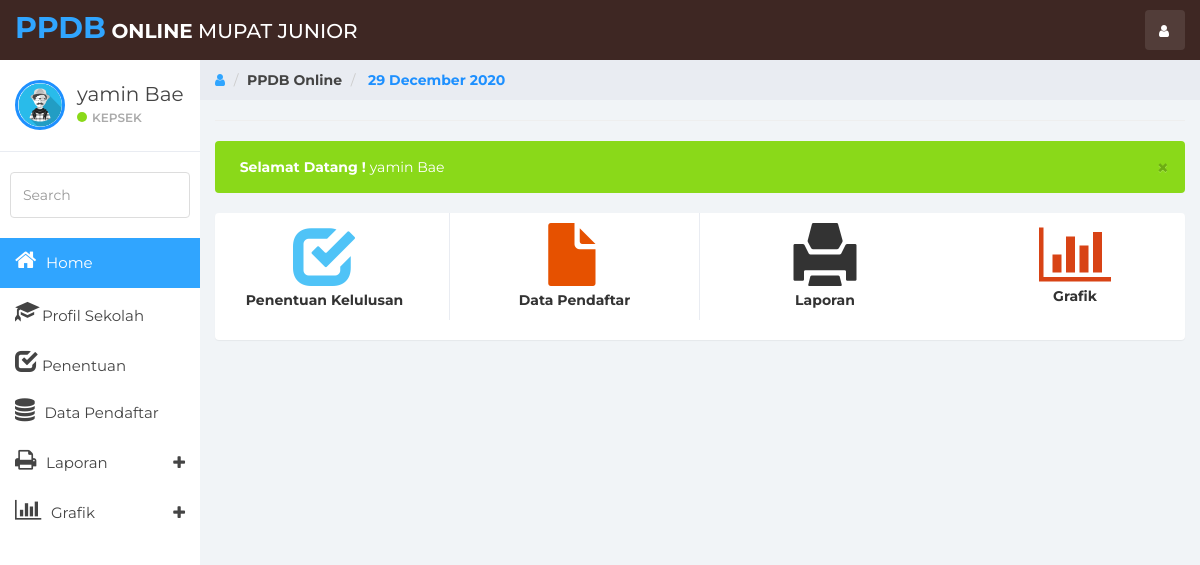
The app's page /Hal_kepsek.php (signed in) with its own data.
### tables this page shows
CREATE TABLE `tb_user` (
  `kode_user` varchar(11) NOT NULL,
  `username` varchar(15) NOT NULL,
  `password` varchar(60) NOT NULL,
  `pass` varchar(50) NOT NULL,
  `nama_lengkap` varchar(50) NOT NULL,
  `level` varchar(15) NOT NULL,
  `gambar` varchar(50) NOT NULL,
  PRIMARY KEY (`kode_user`) USING BTREE
);

### Hal_kepsek.php (the view, shortened to what this page needs)
<?php
include 'inc/koneksi.php';
if (@$_SESSION['kepsek']) {
 ?>
 <!DOCTYPE html>
<html>
<head>
	<link href="assets/css/bootstrap.min.css" rel="stylesheet">
	<link href="assets/css/font-awesome.min.css" rel="stylesheet">
	<link href="assets/css/datepicker3.css" rel="stylesheet">
	<link href="assets/css/styles.css" rel="stylesheet">
		<link rel="stylesheet" type="text/css" href="assets/DataTables/media/css/jquery.dataTables.css">
	<link rel="stylesheet" type="text/css" href="assets/DataTables/media/css/dataTables.bootstrap.css">
</head>
<body>
		<nav class="navbar navbar-custom navbar-fixed-top" role="navigation" style="color:#3e2723;">
			<?php
if (@$_SESSION['kepsek']) {
$sesi = @$_SESSION['kepsek'];
}
$sql_formulir = mysqli_query($con,"select * from tb_user where kode_user = '$sesi'") or die(mysqli_error());
$data = mysqli_fetch_array($sql_formulir);
?>
		<div class="container-fluid">
			<div class="navbar-header">
				<a class="navbar-brand" href="#"><span style="font-size: 30px;"><b>PPDB</b></span> <b> Online</b> MUPAT JUNIOR</a>
				<ul class="nav navbar-top-links navbar-right">
					<li class="dropdown"><a class="dropdown-toggle count-info" data-toggle="dropdown" href="#">
						<em class="fa fa-user"></em>
					</a>
					</li>
				</ul>
			</div>
		</div>
	</nav>
	<div id="sidebar-collapse" class="col-sm-3 col-lg-2 sidebar">
		<div class="profile-sidebar">
			<div class="profile-userpic">
				<img src="assets/gambar/user/<?php echo $data ['gambar']; ?>" class="img-responsive" alt="" style="
                    border: 3px solid dodgerblue;
                    border-radius: 100%;">
			</div>
			<div class="profile-usertitle">
				<div class="profile-usertitle-name"><?php echo $data ['nama_lengkap']; ?></div>
				<div class="profile-usertitle-status"><span class="indicator label-success"></span><?php echo $data ['level']; ?></div>
			</div>
		</div>
		<form role="search">
			<div class="form-group">
				<input type="text" class="form-control" placeholder="Search">
			</div>
		</form>
		<ul class="nav menu">
			<li  class="active"><a href="Hal_kepsek.php"><em class="fa fa-home" style="font-size: 23px;">&nbsp;</em> Home</a></li>
			<li><a href="?page=admin&action=profil"><em class="glyphicon glyphicon-education" style="font-size: 23px;"> </em> Profil Sekolah</a></li>
			<li><a href="?page=admin&action=penentuan"><em class="glyphicon glyphicon-check" style="font-size: 23px;"></em> Penentuan</a></li>
			<li><a href="?page=admin&action=lihat"><em class="fa fa-database" style="font-size: 23px;">&nbsp;</em> Data Pendaftar</a></li>
			<li class="parent "><a data-toggle="collapse" href="#sub-item-1">
				<em class="fa fa-print" style="font-size: 23px;">&nbsp;</em> Laporan <span data-toggle="collapse" href="#sub-item-1" class="icon pull-right"><em class="fa fa-plus"></em></span>
				</a>
			</li>
			<li class="parent "><a data-toggle="collapse" href="#sub-item-2">
				<em class="fa fa-bar-chart" style="font-size: 23px;">&nbsp;</em> Grafik <span data-toggle="collapse" href="#sub-item-1" class="icon pull-right"><em class="fa fa-plus"></em></span>
				</a>
			</li>
		</ul>
	</div>
	<div class="col-sm-9 col-sm-offset-3 col-lg-10 col-lg-offset-2 main">
		<div class="row">
			<ol class="breadcrumb">
				<li><a href="#">
					<em class="fa fa-user"></em>
				</a></li>
				<li><b>PPDB Online</b></li>
				<li><b style="color: dodgerblue;"><?php echo date (" d F Y") ?></b></li>
			</ol>
		</div>
		<hr>
<?php
$page = @$_GET['page'];
$action = @$_GET['action'];
if ($page=="admin") {
	if ($action=="") {
		include 'admin/formulir.php';
	}elseif ($action=="penentuan") {
		include 'admin/penentuan.php';
	}elseif ($action=="lihat") {
		include 'admin/data_pendaftar.php';
	}elseif ($action=="detail") {
		include 'admin/detail_formulir.php';
	}elseif ($action=="proses") {
		include 'admin/proses_penentuan.php';
	}elseif ($action=="hapus") {
		include 'admin/hapus.php';
	}elseif ($action=="user") {
		include 'admin/manage_user.php';
	}elseif ($action=="edituser") {
		include 'admin/edit_user.php';
	}elseif ($action=="deluser") {
		include 'admin/del_user.php';
	}elseif ($action=="all_laporan") {
		include 'Laporan/all_laporan.php';
	}elseif ($action=="formulir") {
		include 'admin/formulir.php';
	}elseif ($action=="editsiswa") {
		include 'admin/edit_formulir.php';
	}elseif ($action=="profil") {
		include 'profil.php';
	}elseif ($action=="grafik") {
		include 'admin/grafik.php';
	}elseif ($action=="grafik1") {
		include 'admin/grafik1.php';
	}elseif ($action=="editadmin") {
		include 'admin/edit_user_admin.php';
	}elseif ($action=="deladmin") {
		include 'admin/del_admin.php';
	}
}elseif ($page=="") {
	include 'kepsek/Home_kepsek.php';
}else{
	echo "404 !! Notfound";
}
?>
	</div>
</body>
</html>
<?php
}else{
	header("location:/ppdb-mupat/index.php");
}
 ?>

### kepsek/Home_kepsek.php
	<div class="row">
<div class="col-lg-12">
<div class="alert bg-success" role="alert">
<button type="button" class="close" data-dismiss="alert" aria-label="Close"><span aria-hidden="true">&times;</span></button>
<strong><em class="fa fa-lg fa-success">&nbsp;</em> Selamat Datang ! </strong> <?php echo $data ['nama_lengkap']; ?>
</div>
			</div>
		</div>
		<div class="panel panel-primary">
			<div class="row">
				<a href="?page=admin&action=penentuan">
					<div class="col-xs-6 col-md-3 col-lg-3 no-padding">
					<div class="panel panel-blue panel-widget border-right">
						<div class="row no-padding"><em class="glyphicon glyphicon-check" style="font-size: 63px; color: #4fc3f7;"></em>
							<div class="medium"><b>Penentuan Kelulusan</b></div>
						</div>
					</div>
				</div>
				</a>
				<a href="?page=admin&action=lihat">
					<div class="col-xs-6 col-md-3 col-lg-3 no-padding">
					<div class="panel panel-orange panel-widget border-right">
						<div class="row no-padding"><em class="glyphicon glyphicon-file" style="font-size: 63px; color: #e65100;"></em>
							<div class="medium"><b>Data Pendaftar</b></div>
						</div>
					</div>
				</div>
				</a>
					<a href="?page=admin&action=all_laporan">
					<div class="col-xs-6 col-md-3 col-lg-3 no-padding">
					<div class="panel panel-red panel-widget ">
						<div class="row no-padding"><em class="glyphicon glyphicon-print" style="font-size: 63px;"></em>
							<div class="medium"><b>Laporan</b></div>
						</div>
					</div>
				</div>
				</a>
					<a href="?page=admin&action=grafik">
					<div class="col-xs-6 col-md-3 col-lg-3 no-padding">
					<div class="panel panel-red panel-widget ">
						<div class="row no-padding"><em class="fa fa-bar-chart" style="font-size: 63px; color:#d84315;"></em>
							<div class="medium"><b>Grafik</b></div>
						</div>
					</div>
				</div>
				</a>
			</div>

### assets/css/styles.css (style rules this page uses)
body { background: #f1f4f7; padding-top: 60px; font-size: 14px; color: #444444; font-family: "Montserrat", "Helvetica Neue", Helvetica, Arial, sans-serif; }
a, a:hover, a:focus { color: #30a5ff; }
.no-padding { padding: 0; margin: 0; }
input.form-control { border: 1px solid #ddd; box-shadow: none; height: 46px; }
.navbar-custom { background: #3e2723; background-color: #3e2723; height: 60px; }
.navbar-header .navbar-brand { color: #fff; font-size: 20px; text-transform: uppercase; font-weight: 500; height: 60px; padding-top: 18px; }
.navbar-header .navbar-brand span { color: #30a5ff; }
.dropdown { background: rgba(255, 255, 255, 0.1); float: left; margin: 10px 8px; padding: 0px; border-radius: 4px; }
.dropdown a.dropdown-toggle { color: #fff; height: 40px; width: 40px; padding-top: 11px; padding-left: 9px; }
.navbar-top-links li:last-child { margin-right: 15px; }
.dropdown em { margin: 0 5px; }
.bg-success, .bg-green { color: #fff; background-color: #8ad919; }
.label-success { background-color: #8ad919; }
.panel { border: 0; }
.panel-blue { background: #30a5ff; color: #fff; }
.panel-orange { background: #ffb53e; color: #fff; }
.panel-red { background: #f9243f; color: #fff; }
.panel-widget { padding: 10px 0; position: relative; box-shadow: none; border-radius: 0; background: none; text-align: center; color: #333; }
.border-right { border-right: 1px solid #dadbda; }
.panel .border-top, .panel .border-right, .panel .border-bottom, .panel .border-left { border-color: #e9ecf2; }
.navbar { border: 0; }
.sidebar { display: block; padding: 0; display: none; box-shadow: none; background: #fff; }
.sidebar ul { margin: 20px 0px; }
.sidebar form { padding: 10px 0 0 0; margin: 10px 10px 20px 10px; }
@media (min-width: 768px) { .sidebar { display: block; position: fixed; top: 60px; bottom: 0; left: 0; z-index: 1000; display: block; margin: 0; padding: 0; overflow-x: hidden; overflow-y: auto; } }
@media (min-width: 768px) { .navbar-header { width: 100%; } }
.sidebar ul.nav .active a, .sidebar ul.nav li.parent a.active, .sidebar ul.nav .active>a:hover, .sidebar ul.nav li.parent a.active:hover, .sidebar ul.nav .active>a:focus, .sidebar ul.nav li.parent a.active:focus { color: #fff; background-color: #30a5ff; }
.sidebar ul.nav li a { height: 50px; font-size: 15px; line-height: 2em; color: #444444; }
.profile-sidebar { padding: 10px 0; border-bottom: 1px solid #e9ecf2; }
.indicator { width: 10px; height: 10px; display: inline-block; border-radius: 9999px; margin-right: 5px; }
.profile-userpic img { float: left; margin: 10px 0px 0px 15px; width: 50px; height: 50px; border-radius: 9999px !important; }
.profile-usertitle { float: left; text-align: left; margin: 10px 0 0 12px; }
.profile-usertitle-name { font-size: 20px; margin-bottom: 0px; }
.profile-usertitle-status { text-transform: uppercase; color: #AAA; font-size: 12px; font-weight: 600; margin-bottom: 15px; }
.breadcrumb { border-radius: 0; padding: 10px 15px 10px 15px; background: #e9ecf2; margin: 0; }

### records on screen
tb_user: gambar (picture), nama_lengkap "yamin Bae", level "KEPSEK"

### other values on screen
date (" d F Y") "29 December 2020"
